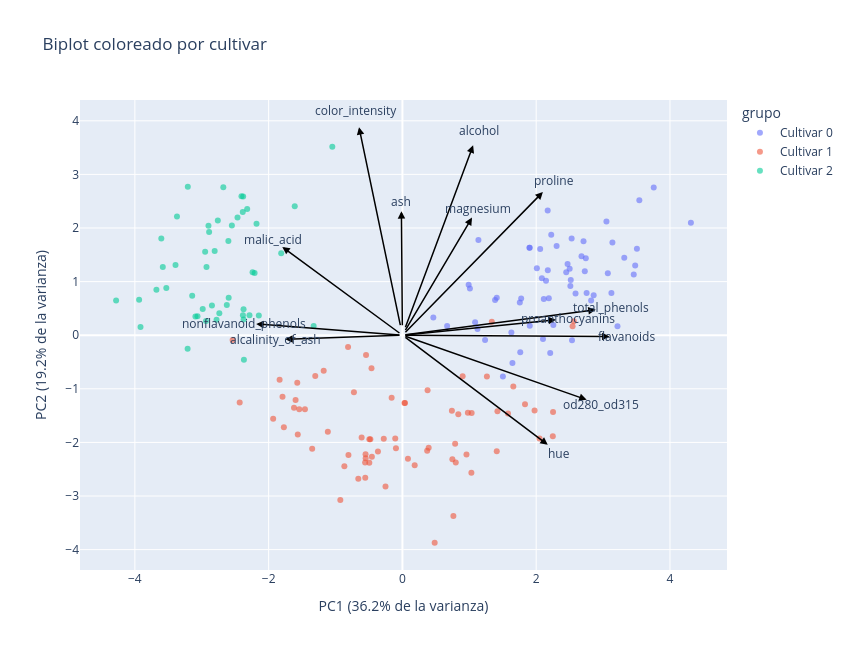

Source (notebook cell):
### Markdown cell above
¿Ves grupos? Ahora usamos el cultivar **sólo para validar** lo que PCA encontró sin conocerlo.

⚠️ En la práctica **no tendríamos** esta etiqueta: si la tuviéramos, el problema sería de clasificación (supervisado).

### Code cell
# Mismo biplot, coloreado por cultivar
# 1. etiqueta_cultivar = 'Cultivar ' + df['cultivar'].astype(str)
# 2. plot_biplot(scores_vinos, pca_vinos, columnas, labels=etiqueta_cultivar, title='Biplot coloreado por cultivar')
# ✍️ Tu código aquí
etiqueta_cultivar = 'Cultivar ' + df['cultivar'].astype(str)

plot_biplot(
    scores_vinos,
    pca_vinos,
    columnas,
    labels=etiqueta_cultivar,
    title='Biplot coloreado por cultivar'
)

### Figure 1 — Plotly figure (JSON) as saved in the notebook; plotly's stock layout.template omitted (floating-point values rounded to 4 significant figures)
{"data": [{"hovertemplate": "grupo=Cultivar 0<br>PC1=%{x}<br>PC2=%{y}<extra></extra>", "legendgroup": "Cultivar 0", "marker": {"color": "#636efa", "opacity": 0.6, "symbol": "circle"}, "mode": "markers", "name": "Cultivar 0", "orientation": "v", "showlegend": true, "type": "scatter", "x": [3.317, 2.209, 2.517, 3.757, 1.009, 3.05, 2.449, 2.059, 2.511, 2.754, 3.48, 1.755, 2.113, 3.458, 4.313, 2.305, 2.172, 1.899, 3.542, 2.085, 3.124, 1.087, 2.535, 1.645, 1.762, 0.9901, 1.775, 1.235, 2.188, 2.256, 2.5, 2.677, 1.629, 1.903, 1.41, 1.904, 1.385, 1.122, 1.502, 2.53, 2.588, 0.6685, 3.071, 0.4622, 2.101, 1.136, 2.727, 2.821, 2.01, 2.707, 3.215, 2.859, 3.506, 2.225, 2.147, 2.469, 2.742, 2.174, 3.139], "xaxis": "x", "y": [1.443, -0.3334, 1.031, 2.756, 0.8698, 2.122, 1.175, 1.609, 0.9181, 0.7894, 1.302, 0.612, 0.6757, 1.131, 2.096, 1.663, 2.327, 1.631, 2.518, 1.061, 0.7869, 0.2417, -0.09184, -0.5163, -0.3171, 0.9407, 0.6862, -0.08981, 0.6896, 0.1915, 1.241, 1.472, 0.0527, 1.633, 0.6979, 0.1767, 0.6586, 0.1141, -0.7694, 1.803, 0.7796, 0.17, 1.156, 0.3307, -0.07101, 1.777, 1.191, 0.6463, 1.247, 1.752, 0.167, 0.7453, 1.613, 1.875, 1.017, 1.329, 1.437, 1.212, 1.732], "yaxis": "y"}, {"hovertemplate": "grupo=Cultivar 1<br>PC1=%{x}<br>PC2=%{y}<extra></extra>", "legendgroup": "Cultivar 1", "marker": {"color": "#EF553B", "opacity": 0.6, "symbol": "circle"}, "mode": "markers", "name": "Cultivar 1", "orientation": "v", "showlegend": true, "type": "scatter", "x": [-0.9286, -1.542, -1.836, 0.03061, 2.05, -0.6097, 0.9002, 2.249, 0.1834, -0.8128, 1.976, -1.572, 1.658, -0.7254, 2.562, 1.833, -0.868, 0.37, -1.457, 1.263, 0.3762, 0.7621, 1.035, -0.4949, -2.539, 0.8353, 0.7879, -0.8068, -0.558, -1.115, -0.5557, -1.349, -1.564, -1.933, 0.7467, 0.9575, 2.544, -0.544, 1.031, 2.252, 1.41, 0.7977, -0.5495, -0.1612, -0.6598, 0.3924, -1.772, -0.3663, -1.621, 0.08254, 1.578, 1.421, -0.2787, -1.303, -0.4571, -0.4942, 0.4821, -0.2529, -0.1072, -2.433, -0.5511, 0.7396, 1.336, -1.177, -0.4623, 0.9785, -0.09681, 0.03849, -1.597, -0.4796, -1.793], "xaxis": "x", "y": [-3.073, -1.381, -0.83, -1.263, -1.925, -1.908, -0.7639, -1.885, -2.427, -0.2205, -1.403, -0.885, -0.9567, -1.064, 0.2602, -1.288, -2.444, -2.154, -1.383, -0.7708, -1.027, -3.375, -1.451, -2.381, -0.08744, -1.474, -2.027, -2.234, -2.373, -1.802, -2.658, -2.118, -1.852, -1.559, -2.313, -2.224, 0.1693, -0.3689, -2.566, -1.433, -2.166, -2.377, -2.293, -1.164, -2.68, -2.099, -1.717, -2.169, -1.356, -2.306, -1.462, -1.418, -1.931, -0.7632, -2.269, -1.939, -3.872, -2.821, -1.929, -1.257, -2.222, -1.409, 0.2533, -0.664, -0.6183, -1.446, -2.11, -1.267, -1.208, -1.939, -1.15], "yaxis": "y"}, {"hovertemplate": "grupo=Cultivar 2<br>PC1=%{x}<br>PC2=%{y}<extra></extra>", "legendgroup": "Cultivar 2", "marker": {"color": "#00cc96", "opacity": 0.6, "symbol": "circle"}, "mode": "markers", "name": "Cultivar 2", "orientation": "v", "showlegend": true, "type": "scatter", "x": [-1.327, -2.385, -2.937, -2.147, -2.37, -3.064, -3.916, -3.936, -3.094, -2.374, -2.779, -2.287, -2.986, -2.375, -2.21, -2.626, -4.281, -3.583, -2.807, -2.9, -2.321, -2.55, -1.813, -2.76, -2.737, -3.605, -2.89, -3.392, -1.048, -1.61, -3.143, -2.24, -2.848, -2.597, -2.949, -3.53, -2.406, -2.929, -2.181, -2.381, -3.212, -3.678, -2.466, -3.371, -2.602, -2.678, -2.387, -3.209], "xaxis": "x", "y": [0.1704, 0.3746, 0.2639, 0.3683, -0.4596, 0.3534, 0.1546, 0.6597, 0.3488, 0.292, 0.2868, 0.3725, 0.4892, 0.4823, 1.16, 0.5632, 0.6497, 1.273, 1.571, 2.041, 2.356, 2.045, 1.528, 2.139, 0.4099, 1.802, 1.925, 1.312, 3.515, 2.407, 0.7382, 1.175, 0.556, 0.698, 1.555, 0.8825, 2.592, 1.274, 2.078, 2.589, -0.2512, 0.8477, 2.194, 2.216, 1.757, 2.761, 2.297, 2.769], "yaxis": "y"}], "layout": {"annotations": [{"arrowcolor": "black", "arrowhead": 2, "arrowwidth": 1.5, "ax": 0, "axref": "x", "ay": 0, "ayref": "y", "showarrow": true, "x": 1.057, "xref": "x", "y": 3.542, "yref": "y"}, {"font": {"size": 12}, "showarrow": false, "text": "alcohol", "x": 1.142, "y": 3.825}, {"arrowcolor": "black", "arrowhead": 2, "arrowwidth": 1.5, "ax": 0, "axref": "x", "ay": 0, "ayref": "y", "showarrow": true, "x": -1.796, "xref": "x", "y": 1.647, "yref": "y"}, {"font": {"size": 12}, "showarrow": false, "text": "malic_acid", "x": -1.939, "y": 1.779}, {"arrowcolor": "black", "arrowhead": 2, "arrowwidth": 1.5, "ax": 0, "axref": "x", "ay": 0, "ayref": "y", "showarrow": true, "x": -0.01502, "xref": "x", "y": 2.315, "yref": "y"}, {"font": {"size": 12}, "showarrow": false, "text": "ash", "x": -0.01622, "y": 2.5}, {"arrowcolor": "black", "arrowhead": 2, "arrowwidth": 1.5, "ax": 0, "axref": "x", "ay": 0, "ayref": "y", "showarrow": true, "x": -1.753, "xref": "x", "y": -0.07756, "yref": "y"}, {"font": {"size": 12}, "showarrow": false, "text": "alcalinity_of_ash", "x": -1.893, "y": -0.08377}, {"arrowcolor": "black", "arrowhead": 2, "arrowwidth": 1.5, "ax": 0, "axref": "x", "ay": 0, "ayref": "y", "showarrow": true, "x": 1.04, "xref": "x", "y": 2.194, "yref": "y"}, {"font": {"size": 12}, "showarrow": false, "text": "magnesium", "x": 1.123, "y": 2.37}, {"arrowcolor": "black", "arrowhead": 2, "arrowwidth": 1.5, "ax": 0, "axref": "x", "ay": 0, "ayref": "y", "showarrow": true, "x": 2.89, "xref": "x", "y": 0.4763, "yref": "y"}, {"font": {"size": 12}, "showarrow": false, "text": "total_phenols", "x": 3.122, "y": 0.5144}, {"arrowcolor": "black", "arrowhead": 2, "arrowwidth": 1.5, "ax": 0, "axref": "x", "ay": 0, "ayref": "y", "showarrow": true, "x": 3.097, "xref": "x", "y": -0.02461, "yref": "y"}, {"font": {"size": 12}, "showarrow": false, "text": "flavanoids", "x": 3.345, "y": -0.02657}, {"arrowcolor": "black", "arrowhead": 2, "arrowwidth": 1.5, "ax": 0, "axref": "x", "ay": 0, "ayref": "y", "showarrow": true, "x": -2.186, "xref": "x", "y": 0.2108, "yref": "y"}, {"font": {"size": 12}, "showarrow": false, "text": "nonflavanoid_phenols", "x": -2.361, "y": 0.2276}, {"arrowcolor": "black", "arrowhead": 2, "arrowwidth": 1.5, "ax": 0, "axref": "x", "ay": 0, "ayref": "y", "showarrow": true, "x": 2.295, "xref": "x", "y": 0.2878, "yref": "y"}, {"font": {"size": 12}, "showarrow": false, "text": "proanthocyanins", "x": 2.479, "y": 0.3109}, {"arrowcolor": "black", "arrowhead": 2, "arrowwidth": 1.5, "ax": 0, "axref": "x", "ay": 0, "ayref": "y", "showarrow": true, "x": -0.649, "xref": "x", "y": 3.882, "yref": "y"}, {"font": {"size": 12}, "showarrow": false, "text": "color_intensity", "x": -0.7009, "y": 4.192}, {"arrowcolor": "black", "arrowhead": 2, "arrowwidth": 1.5, "ax": 0, "axref": "x", "ay": 0, "ayref": "y", "showarrow": true, "x": 2.173, "xref": "x", "y": -2.045, "yref": "y"}, {"font": {"size": 12}, "showarrow": false, "text": "hue", "x": 2.347, "y": -2.209}, {"arrowcolor": "black", "arrowhead": 2, "arrowwidth": 1.5, "ax": 0, "axref": "x", "ay": 0, "ayref": "y", "showarrow": true, "x": 2.755, "xref": "x", "y": -1.205, "yref": "y"}, {"font": {"size": 12}, "showarrow": false, "text": "od280_od315", "x": 2.975, "y": -1.301}, {"arrowcolor": "black", "arrowhead": 2, "arrowwidth": 1.5, "ax": 0, "axref": "x", "ay": 0, "ayref": "y", "showarrow": true, "x": 2.1, "xref": "x", "y": 2.672, "yref": "y"}, {"font": {"size": 12}, "showarrow": false, "text": "proline", "x": 2.268, "y": 2.886}], "height": 650, "legend": {"title": {"text": "grupo"}, "tracegroupgap": 0}, "title": {"text": "Biplot coloreado por cultivar"}, "width": 850, "xaxis": {"anchor": "y", "domain": [0, 1], "title": {"text": "PC1 (36.2% de la varianza)"}}, "yaxis": {"anchor": "x", "domain": [0, 1], "title": {"text": "PC2 (19.2% de la varianza)"}}}}
